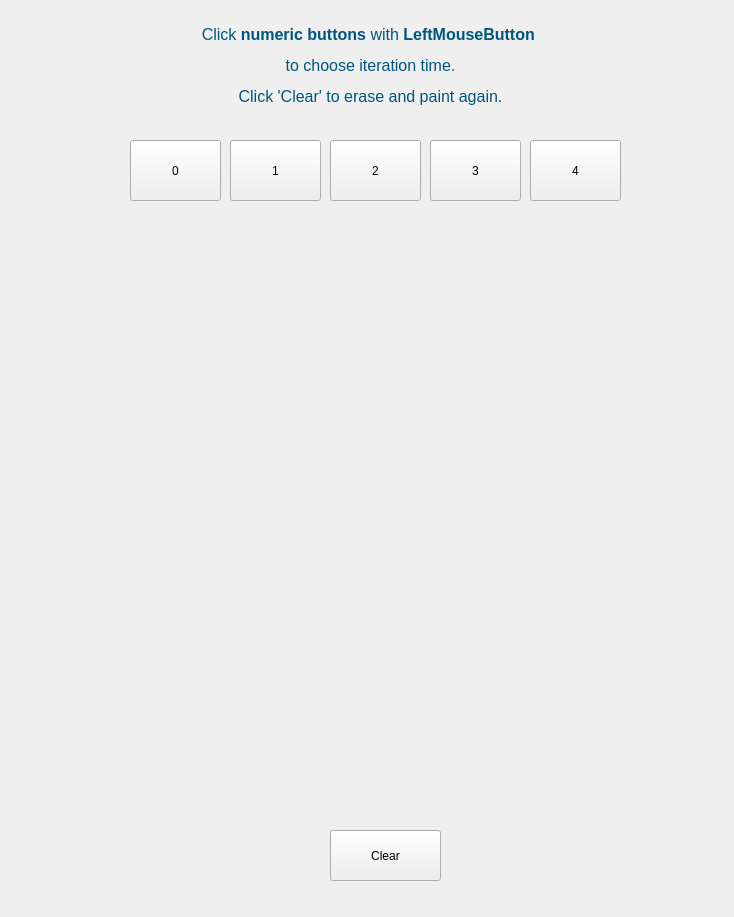
<?xml version="1.0" encoding="UTF-8"?>
<ui version="4.0">
 <class>Koch</class>
 <widget class="QWidget" name="Koch">
  <property name="geometry">
   <rect>
    <x>0</x>
    <y>0</y>
    <width>734</width>
    <height>917</height>
   </rect>
  </property>
  <property name="windowTitle">
   <string>Form</string>
  </property>
  <widget class="QLabel" name="bsplinelabel">
   <property name="geometry">
    <rect>
     <x>90</x>
     <y>10</y>
     <width>561</width>
     <height>111</height>
    </rect>
   </property>
   <property name="frameShape">
    <enum>QFrame::NoFrame</enum>
   </property>
   <property name="frameShadow">
    <enum>QFrame::Sunken</enum>
   </property>
   <property name="text">
    <string>&lt;html&gt;&lt;head/&gt;&lt;body&gt;&lt;p align=&quot;center&quot;&gt;&lt;span style=&quot; font-size:12pt; color:#00557f;&quot;&gt;Click &lt;/span&gt;&lt;span style=&quot; font-size:12pt; font-weight:600; color:#00557f;&quot;&gt;numeric buttons&lt;/span&gt;&lt;span style=&quot; font-size:12pt; color:#00557f;&quot;&gt; with &lt;/span&gt;&lt;span style=&quot; font-size:12pt; font-weight:600; color:#00557f;&quot;&gt;LeftMouseButton &lt;/span&gt;&lt;/p&gt;&lt;p align=&quot;center&quot;&gt;&lt;span style=&quot; font-size:12pt; color:#00557f;&quot;&gt;to choose iteration time.&lt;/span&gt;&lt;/p&gt;&lt;p align=&quot;center&quot;&gt;&lt;span style=&quot; font-size:12pt; color:#00557f;&quot;&gt;Click 'Clear' to erase and paint again.&lt;/span&gt;&lt;/p&gt;&lt;/body&gt;&lt;/html&gt;</string>
   </property>
  </widget>
  <widget class="QPushButton" name="Clear">
   <property name="geometry">
    <rect>
     <x>330</x>
     <y>830</y>
     <width>111</width>
     <height>51</height>
    </rect>
   </property>
   <property name="text">
    <string>Clear</string>
   </property>
  </widget>
  <widget class="QPushButton" name="levelOne">
   <property name="geometry">
    <rect>
     <x>230</x>
     <y>140</y>
     <width>91</width>
     <height>61</height>
    </rect>
   </property>
   <property name="text">
    <string>1</string>
   </property>
  </widget>
  <widget class="QPushButton" name="levelTwo">
   <property name="geometry">
    <rect>
     <x>330</x>
     <y>140</y>
     <width>91</width>
     <height>61</height>
    </rect>
   </property>
   <property name="text">
    <string>2</string>
   </property>
  </widget>
  <widget class="QPushButton" name="levelThree">
   <property name="geometry">
    <rect>
     <x>430</x>
     <y>140</y>
     <width>91</width>
     <height>61</height>
    </rect>
   </property>
   <property name="text">
    <string>3</string>
   </property>
  </widget>
  <widget class="QPushButton" name="levelFour">
   <property name="geometry">
    <rect>
     <x>530</x>
     <y>140</y>
     <width>91</width>
     <height>61</height>
    </rect>
   </property>
   <property name="text">
    <string>4</string>
   </property>
  </widget>
  <widget class="QPushButton" name="levelZero">
   <property name="geometry">
    <rect>
     <x>130</x>
     <y>140</y>
     <width>91</width>
     <height>61</height>
    </rect>
   </property>
   <property name="text">
    <string>0</string>
   </property>
  </widget>
 </widget>
 <resources/>
 <connections>
  <connection>
   <sender>Clear</sender>
   <signal>clicked()</signal>
   <receiver>Koch</receiver>
   <slot>Clear_click()</slot>
   <hints>
    <hint type="sourcelabel">
     <x>328</x>
     <y>694</y>
    </hint>
    <hint type="destinationlabel">
     <x>400</x>
     <y>694</y>
    </hint>
   </hints>
  </connection>
  <connection>
   <sender>levelZero</sender>
   <signal>clicked()</signal>
   <receiver>Koch</receiver>
   <slot>LevelZero_click()</slot>
   <hints>
    <hint type="sourcelabel">
     <x>81</x>
     <y>178</y>
    </hint>
    <hint type="destinationlabel">
     <x>53</x>
     <y>175</y>
    </hint>
   </hints>
  </connection>
  <connection>
   <sender>levelOne</sender>
   <signal>clicked()</signal>
   <receiver>Koch</receiver>
   <slot>LevelOne_click()</slot>
   <hints>
    <hint type="sourcelabel">
     <x>191</x>
     <y>186</y>
    </hint>
    <hint type="destinationlabel">
     <x>181</x>
     <y>217</y>
    </hint>
   </hints>
  </connection>
  <connection>
   <sender>levelTwo</sender>
   <signal>clicked()</signal>
   <receiver>Koch</receiver>
   <slot>LevelTwo_click()</slot>
   <hints>
    <hint type="sourcelabel">
     <x>299</x>
     <y>191</y>
    </hint>
    <hint type="destinationlabel">
     <x>263</x>
     <y>218</y>
    </hint>
   </hints>
  </connection>
  <connection>
   <sender>levelThree</sender>
   <signal>clicked()</signal>
   <receiver>Koch</receiver>
   <slot>LevelThree_click()</slot>
   <hints>
    <hint type="sourcelabel">
     <x>408</x>
     <y>196</y>
    </hint>
    <hint type="destinationlabel">
     <x>385</x>
     <y>219</y>
    </hint>
   </hints>
  </connection>
  <connection>
   <sender>levelFour</sender>
   <signal>clicked()</signal>
   <receiver>Koch</receiver>
   <slot>LevelFour_click()</slot>
   <hints>
    <hint type="sourcelabel">
     <x>493</x>
     <y>189</y>
    </hint>
    <hint type="destinationlabel">
     <x>497</x>
     <y>217</y>
    </hint>
   </hints>
  </connection>
 </connections>
 <slots>
  <slot>Clear_click()</slot>
  <slot>LevelOne_click()</slot>
  <slot>LevelTwo_click()</slot>
  <slot>LevelThree_click()</slot>
  <slot>LevelFour_click()</slot>
  <slot>LevelZero_click()</slot>
 </slots>
</ui>
